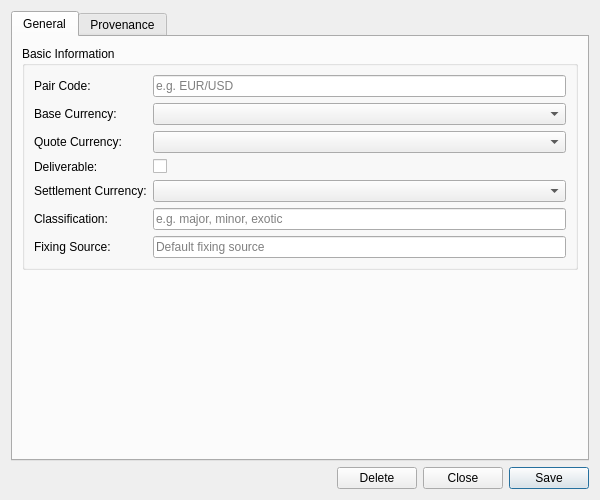
<?xml version="1.0" encoding="UTF-8"?>
<ui version="4.0">
 <class>CurrencyPairDetailDialog</class>
 <widget class="QWidget" name="CurrencyPairDetailDialog">
  <property name="geometry">
   <rect>
    <x>0</x>
    <y>0</y>
    <width>600</width>
    <height>500</height>
   </rect>
  </property>
  <property name="sizePolicy">
   <sizepolicy hsizetype="Preferred" vsizetype="Preferred">
    <horstretch>0</horstretch>
    <verstretch>0</verstretch>
   </sizepolicy>
  </property>
  <property name="minimumSize">
   <size>
    <width>600</width>
    <height>500</height>
   </size>
  </property>
  <property name="windowTitle">
   <string>Currency Pair Details</string>
  </property>
  <layout class="QVBoxLayout" name="verticalLayout">
   <item>
    <widget class="QTabWidget" name="tabWidget">
     <property name="currentIndex"><number>0</number></property>
     <widget class="QWidget" name="generalTab">
      <attribute name="title"><string>General</string></attribute>
      <layout class="QVBoxLayout" name="generalLayout">
       <item>
        <widget class="QGroupBox" name="basicInfoGroup">
         <property name="title">
          <string>Basic Information</string>
         </property>
         <layout class="QFormLayout" name="formLayout">
          <item row="0" column="0">
           <widget class="QLabel" name="labelPairCode">
            <property name="text">
             <string>Pair Code:</string>
            </property>
           </widget>
          </item>
          <item row="0" column="1">
           <widget class="QLineEdit" name="pairCodeEdit">
            <property name="placeholderText">
             <string>e.g. EUR/USD</string>
            </property>
            <property name="readOnly">
             <bool>true</bool>
            </property>
           </widget>
          </item>
          <item row="1" column="0">
           <widget class="QLabel" name="labelBaseCurrency">
            <property name="text">
             <string>Base Currency:</string>
            </property>
           </widget>
          </item>
          <item row="1" column="1">
           <widget class="ores::qt::OreCurrencyComboBox" name="baseCurrencyCombo">
            <property name="insertPolicy">
             <enum>QComboBox::NoInsert</enum>
            </property>
           </widget>
          </item>
          <item row="2" column="0">
           <widget class="QLabel" name="labelQuoteCurrency">
            <property name="text">
             <string>Quote Currency:</string>
            </property>
           </widget>
          </item>
          <item row="2" column="1">
           <widget class="ores::qt::OreCurrencyComboBox" name="quoteCurrencyCombo">
            <property name="insertPolicy">
             <enum>QComboBox::NoInsert</enum>
            </property>
           </widget>
          </item>
          <item row="3" column="0">
           <widget class="QLabel" name="labelDeliverable">
            <property name="text">
             <string>Deliverable:</string>
            </property>
           </widget>
          </item>
          <item row="3" column="1">
           <widget class="QCheckBox" name="deliverableCheckBox">
            <property name="text">
             <string/>
            </property>
           </widget>
          </item>
          <item row="4" column="0">
           <widget class="QLabel" name="labelSettlementCurrency">
            <property name="text">
             <string>Settlement Currency:</string>
            </property>
           </widget>
          </item>
          <item row="4" column="1">
           <widget class="ores::qt::OreCurrencyComboBox" name="settlementCurrencyCombo">
            <property name="insertPolicy">
             <enum>QComboBox::NoInsert</enum>
            </property>
           </widget>
          </item>
          <item row="5" column="0">
           <widget class="QLabel" name="labelClassification">
            <property name="text">
             <string>Classification:</string>
            </property>
           </widget>
          </item>
          <item row="5" column="1">
           <widget class="QLineEdit" name="classificationEdit">
            <property name="placeholderText">
             <string>e.g. major, minor, exotic</string>
            </property>
           </widget>
          </item>
          <item row="6" column="0">
           <widget class="QLabel" name="labelFixingSource">
            <property name="text">
             <string>Fixing Source:</string>
            </property>
           </widget>
          </item>
          <item row="6" column="1">
           <widget class="QLineEdit" name="fixingSourceEdit">
            <property name="placeholderText">
             <string>Default fixing source</string>
            </property>
           </widget>
          </item>
         </layout>
        </widget>
       </item>
       <item>
        <spacer name="verticalSpacer">
         <property name="orientation">
          <enum>Qt::Vertical</enum>
         </property>
         <property name="sizeHint" stdset="0">
          <size>
           <width>20</width>
           <height>40</height>
          </size>
         </property>
        </spacer>
       </item>
      </layout>
     </widget>
     <widget class="QWidget" name="provenanceTab">
      <attribute name="title"><string>Provenance</string></attribute>
      <layout class="QVBoxLayout" name="provenanceTabLayout">
       <item>
        <widget class="ores::qt::ProvenanceWidget" name="provenanceWidget" native="true"/>
       </item>
      </layout>
     </widget>
    </widget>
   </item>
   <item>
    <layout class="QHBoxLayout" name="buttonLayout">
     <item>
      <spacer name="horizontalSpacer">
       <property name="orientation">
        <enum>Qt::Horizontal</enum>
       </property>
       <property name="sizeHint" stdset="0">
        <size>
         <width>40</width>
         <height>20</height>
        </size>
       </property>
      </spacer>
     </item>
     <item>
      <widget class="QPushButton" name="deleteButton">
       <property name="text">
        <string>Delete</string>
       </property>
      </widget>
     </item>
     <item>
      <widget class="QPushButton" name="closeButton">
       <property name="text">
        <string>Close</string>
       </property>
      </widget>
     </item>
     <item>
      <widget class="QPushButton" name="saveButton">
       <property name="text">
        <string>Save</string>
       </property>
       <property name="default">
        <bool>true</bool>
       </property>
      </widget>
     </item>
    </layout>
   </item>
  </layout>
 </widget>
 <customwidgets>
  <customwidget>
   <class>ores::qt::ProvenanceWidget</class>
   <extends>QWidget</extends>
   <header>ores.qt/ProvenanceWidget.hpp</header>
  </customwidget>
  <customwidget>
   <class>ores::qt::OreCurrencyComboBox</class>
   <extends>QComboBox</extends>
   <header>ores.qt/OreCurrencyComboBox.hpp</header>
  </customwidget>
 </customwidgets>
 <resources/>
 <connections/>
</ui>
